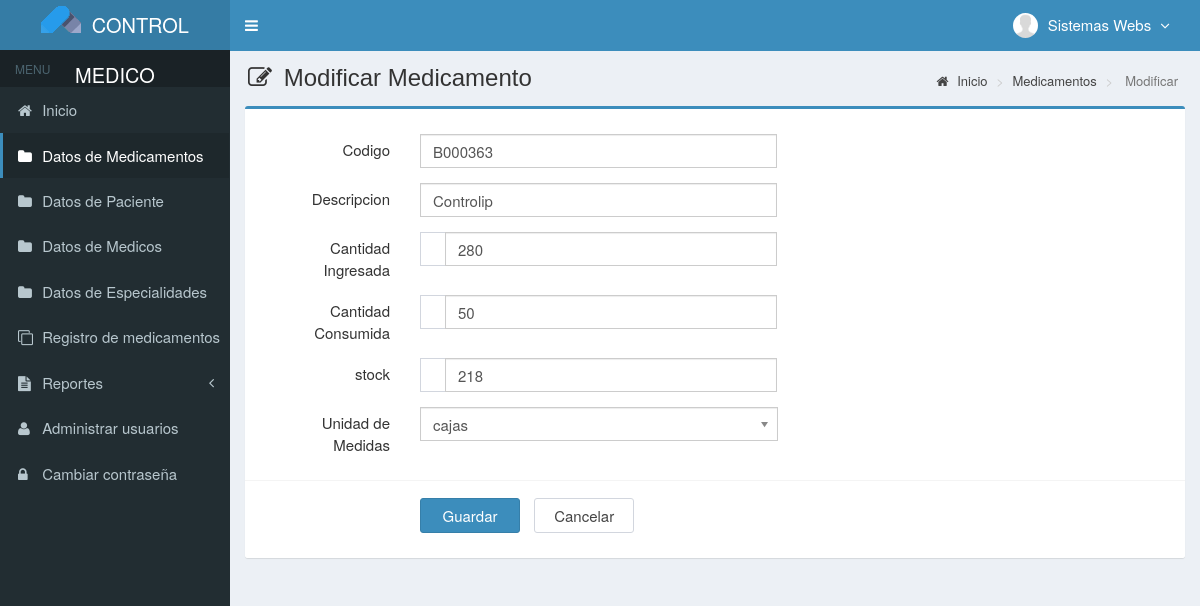
The page /main.php?module=form_medicines&form=edit&id=B000363 (signed in) on the database its author committed.
### tables this page shows
CREATE TABLE IF NOT EXISTS `usuarios` (
  `id_user` int(3) NOT NULL AUTO_INCREMENT,
  `username` varchar(50) NOT NULL,
  `name_user` varchar(50) NOT NULL,
  `password` varchar(50) NOT NULL,
  `email` varchar(50) DEFAULT NULL,
  `telefono` varchar(13) DEFAULT NULL,
  `foto` varchar(100) DEFAULT NULL,
  `permisos_acceso` enum('Super Admin','Gerente','Almacen') NOT NULL,
  `status` enum('activo','bloqueado') NOT NULL DEFAULT 'activo',
  `created_at` timestamp NOT NULL DEFAULT CURRENT_TIMESTAMP,
  `updated_at` timestamp NOT NULL DEFAULT CURRENT_TIMESTAMP ON UPDATE CURRENT_TIMESTAMP,
  PRIMARY KEY (`id_user`),
  KEY `level` (`permisos_acceso`)
);

CREATE TABLE IF NOT EXISTS `medicamentos` (
  `codigo` varchar(7) NOT NULL,
  `nombre` varchar(50) NOT NULL,
  `precio_compra` int(11) NOT NULL,
  `precio_venta` int(11) NOT NULL,
  `unidad` varchar(20) NOT NULL,
  `stock` int(11) NOT NULL,
  `created_user` int(3) NOT NULL,
  `created_date` timestamp NOT NULL DEFAULT CURRENT_TIMESTAMP,
  `updated_user` int(3) NOT NULL,
  `updated_date` timestamp NOT NULL DEFAULT CURRENT_TIMESTAMP ON UPDATE CURRENT_TIMESTAMP,
  PRIMARY KEY (`codigo`),
  KEY `created_user` (`created_user`),
  KEY `updated_user` (`updated_user`)
);

### config/fungsi_rupiah.php (called while the page is built, shortened)
<?php
function format_rupiah($angka){
  $rupiah=number_format($angka,0,',','.');
  return $rupiah;
}
?>

### modules/medicines/form.php (the view, shortened to what this page needs)
 <?php
if ($_GET['form']=='add') { ?>
  <section class="content-header">
    <h1>
      <i class="fa fa-edit icon-title"></i> Agregar Medicamentos
    </h1>
    <ol class="breadcrumb">
      <li><a href="?module=start"><i class="fa fa-home"></i> Inicio </a></li>
      <li><a href="?module=medicines"> Medicamentos </a></li>
      <li class="active"> Más </li>
    </ol>
  </section>
  <section class="content">
    <div class="row">
      <div class="col-md-12">
        <div class="box box-primary">
          <form role="form" class="form-horizontal" action="modules/medicines/proses.php?act=insert" method="POST">
            <div class="box-body">
              <?php
              $query_id = mysqli_query($mysqli, "SELECT RIGHT(codigo,6) as codigo FROM medicamentos
                                                ORDER BY codigo DESC LIMIT 1")
                                                or die('error '.mysqli_error($mysqli));
              $count = mysqli_num_rows($query_id);
              if ($count <> 0) {
                  $data_id = mysqli_fetch_assoc($query_id);
                  $codigo    = $data_id['codigo']+1;
              } else {
                  $codigo = 1;
              }
              $buat_id   = str_pad($codigo, 6, "0", STR_PAD_LEFT);
              $codigo = "B$buat_id";
              ?>
              <div class="form-group">
                <label class="col-sm-2 control-label">Codigo</label>
                <div class="col-sm-5">
                  <input type="text" class="form-control" name="codigo" value="<?php echo $codigo; ?>"  required>
                </div>
              </div>
              <div class="form-group">
                <label class="col-sm-2 control-label">Descripcion</label>
                <div class="col-sm-5">
                  <input type="text" class="form-control" name="nombre" autocomplete="off" required>
                </div>
              </div>
              <div class="form-group">
                <label class="col-sm-2 control-label">Cantidad Ingresada</label>
                <div class="col-sm-5">
                  <div class="input-group">
                    <span class="input-group-addon"></span>
                    <input type="text" class="form-control" id="precio_compra" name="pcompra" autocomplete="off" onKeyPress="return goodchars(event,'0123456789',this)" required>
                  </div>
                </div>
              </div>
              <div class="form-group">
                <label class="col-sm-2 control-label">Cantidad consumida</label>
                <div class="col-sm-5">
                  <div class="input-group">
                    <span class="input-group-addon"></span>
                    <input type="text" class="form-control" id="precio_venta" name="pventa" autocomplete="off" onKeyPress="return goodchars(event,'0123456789',this)" required>
                  </div>
                </div>
              </div>
               <div class="form-group">
                <label class="col-sm-2 control-label">Stock</label>
                <div class="col-sm-5">
                  <div class="input-group">
                    <span class="input-group-addon"></span>
                    <input type="text" class="form-control" id="stock" name="stock" autocomplete="off" onKeyPress="return goodchars(event,'0123456789',this)" required>
                  </div>
                </div>
              </div>
              <div class="form-group">
                <label class="col-sm-2 control-label">Unidad de Medidas</label>
                <div class="col-sm-5">
                  <select class="chosen-select" name="unidad" data-placeholder="-- Seleccionar --" autocomplete="off" required>
                    <option value=""></option>
                    <option value="Unidades">Unidades</option>
                    <option value="Galon">Galon</option>
                    <option value="Libra">Libra</option>
                    <option value="Caja">Caja</option>
                    <option value="Tarro">Tarro</option>
                    <option value="Frasco">Frascos</option>
                     <option value="Paquete">Paquete</option>
                  </select>
                </div>
              </div>
            </div>
            <div class="box-footer">
              <div class="form-group">
                <div class="col-sm-offset-2 col-sm-10">
                  <input type="submit" class="btn btn-primary btn-submit" name="Guardar" value="Guardar">
                  <a href="?module=medicines" class="btn btn-default btn-reset">Cancelar</a>
                </div>
              </div>
            </div>
          </form>
        </div>
      </div>
    </div>
  </section>
<?php
}
elseif ($_GET['form']=='edit') {
  if (isset($_GET['id'])) {
      $query = mysqli_query($mysqli, "SELECT codigo,nombre,precio_compra,precio_venta,unidad,stock FROM medicamentos WHERE codigo='$_GET[id]'")
                                      or die('error: '.mysqli_error($mysqli));
      $data  = mysqli_fetch_assoc($query);
    }
?>
  <section class="content-header">
    <h1>
      <i class="fa fa-edit icon-title"></i> Modificar Medicamento
    </h1>
    <ol class="breadcrumb">
      <li><a href="?module=start"><i class="fa fa-home"></i> Inicio </a></li>
      <li><a href="?module=medicines"> Medicamentos </a></li>
      <li class="active"> Modificar </li>
    </ol>
  </section>
  <section class="content">
    <div class="row">
      <div class="col-md-12">
        <div class="box box-primary">
          <form role="form" class="form-horizontal" action="modules/medicines/proses.php?act=update" method="POST">
            <div class="box-body">
              <div class="form-group">
                <label class="col-sm-2 control-label">Codigo</label>
                <div class="col-sm-5">
                  <input type="text" class="form-control" name="codigo" value="<?php echo $data['codigo']; ?>"  required>
                </div>
              </div>
              <div class="form-group">
                <label class="col-sm-2 control-label">Descripcion</label>
                <div class="col-sm-5">
                  <input type="text" class="form-control" name="nombre" autocomplete="off" value="<?php echo $data['nombre']; ?>" required>
                </div>
              </div>
              <div class="form-group">
                <label class="col-sm-2 control-label">Cantidad Ingresada</label>
                <div class="col-sm-5">
                  <div class="input-group">
                    <span class="input-group-addon"></span>
                    <input type="text" class="form-control" id="precio_compra" name="pcompra" autocomplete="off" onKeyPress="return goodchars(event,'0123456789',this)" value="<?php echo format_rupiah($data['precio_compra']); ?>" required>
                  </div>
                </div>
              </div>
              <div class="form-group">
                <label class="col-sm-2 control-label">Cantidad Consumida</label>
                <div class="col-sm-5">
                  <div class="input-group">
                    <span class="input-group-addon"></span>
                    <input type="text" class="form-control" id="precio_venta" name="pventa" autocomplete="off" onKeyPress="return goodchars(event,'0123456789',this)" value="<?php echo format_rupiah($data['precio_venta']); ?>" required>
                  </div>
                </div>
              </div>
              <div class="form-group">
                <label class="col-sm-2 control-label">stock</label>
                <div class="col-sm-5">
                  <div class="input-group">
                    <span class="input-group-addon"></span>
                    <input type="text" class="form-control" id="stock" name="stock" autocomplete="off" onKeyPress="return goodchars(event,'0123456789',this)" value="<?php echo format_rupiah($data['stock']); ?>" required>
                  </div>
                </div>
              </div>
              <div class="form-group">
                <label class="col-sm-2 control-label">Unidad de Medidas</label>
                <div class="col-sm-5">
                </div>
              </div>
            </div>
            <div class="box-footer">
              <div class="form-group">
                <div class="col-sm-offset-2 col-sm-10">
                  <input type="submit" class="btn btn-primary btn-submit" name="Guardar" value="Guardar">
                  <a href="?module=medicines" class="btn btn-default btn-reset">Cancelar</a>
                </div>
              </div>
            </div>
          </form>
        </div>
      </div>
    </div>
  </section>
<?php
}
?>

### top-menu.php (shortened to what this page needs)
<?php
require_once "config/database.php";
$query = mysqli_query($mysqli, "SELECT id_user, name_user, foto, permisos_acceso FROM usuarios WHERE id_user='$_SESSION[id_user]'")
                                or die('error: '.mysqli_error($mysqli));
$data = mysqli_fetch_assoc($query);
?>
<li class="dropdown user user-menu">
  <a href="#" class="dropdown-toggle" data-toggle="dropdown">
  <?php
  if ($data['foto']=="") { ?>
    <img src="images/user/user-default.png" class="user-image" alt="User Image"/>
  <?php
  }
  else { ?>
    <img src="images/user/<?php echo $data['foto']; ?>" class="user-image" alt="User Image"/>
  <?php
  }
  ?>
    <span class="hidden-xs"><?php echo $data['name_user']; ?> <i style="margin-left:5px" class="fa fa-angle-down"></i></span>
  </a>
</li>

### assets/css/style.css (style rules this page uses)
.form-horizontal .control-label { margin-bottom: 0; padding-top: 5px; text-align: right; }
label { display: inline-block; font-size: 15px; font-weight: 400; margin-bottom: 5px; max-width: 100%; }
.form-control { background-color: #fff; background-image: none; border: 1px solid #ccc; border-radius: 4px; box-shadow: 0 1px 1px rgba(0, 0, 0, 0.075) inset; color: #555; display: block; font-size: 15px; height: 34px; line-height: 1.42857; padding: 6px 12px; transition: border-color 0.15s ease-in-out 0s, box-shadow 0.15s ease-in-out 0s; width: 100%; }
.btn-default { background-color: #fff; border-color: #d2d6de; color: #444; }
.content-header { padding: 15px 18px 0; position: relative; }
.content-header > .breadcrumb { background: transparent none repeat scroll 0 0; border-radius: 2px; float: right; font-size: 13px; margin-bottom: 0; margin-top: 0; padding: 7px 12px; position: absolute; right: 10px; top: 15px; }
.btn-submit { width: 100px; margin-top: 7px; margin-right: 10px; font-size: 15px; }
.btn-reset { width: 100px; margin-top: 7px; font-size: 15px; }
.icon-title { margin-right: 5px; }
body { background-color: #fff; color: #333; font-size: 15px; line-height: 1.42857; }

### rows shown on the page
usuarios: foto (placeholder picture), name_user "Sistemas Webs"
medicamentos: codigo "B000363", nombre "Controlip", pcompra "280", pventa "50", stock "218"
